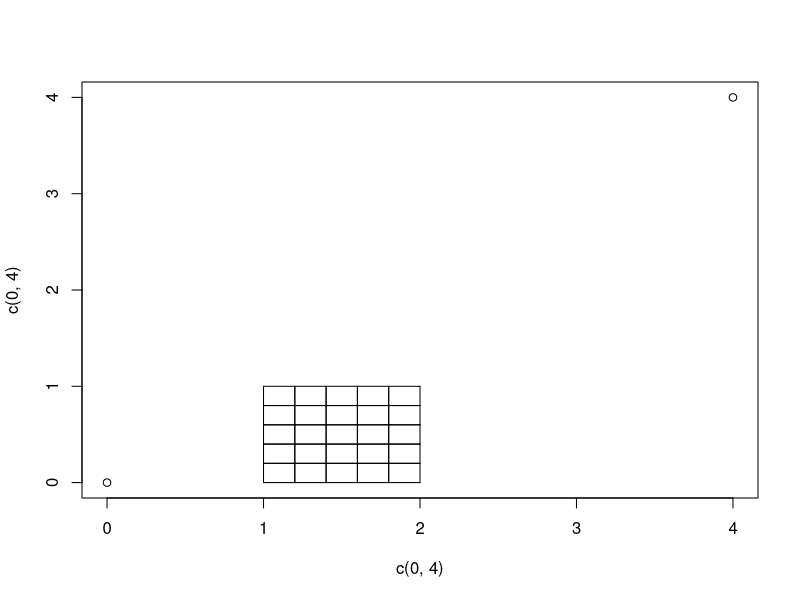

Here is the R script that generated this plot:

cuadrado <- function(x0=0, y0=0, del1=0){
 points(c(x0, x0+del1),c(y0, y0), type='l')
 points(c(x0+del1, x0+del1),c(y0, y0+del1), type='l')
 points(c(x0+del1, x0),c(y0+del1, y0+del1), type='l')
 points(c(x0, x1),c(y0, y0+del1), type='l')
}


x1 = 1
y1 = 1
del1 = 1

plot(c(0,4), c(0,4))

for (x1 in seq(1,1.8,.2)){
  for (y1 in seq(0,.8,.2)){
    cuadrado(x1, y1, .2)
  }
}

